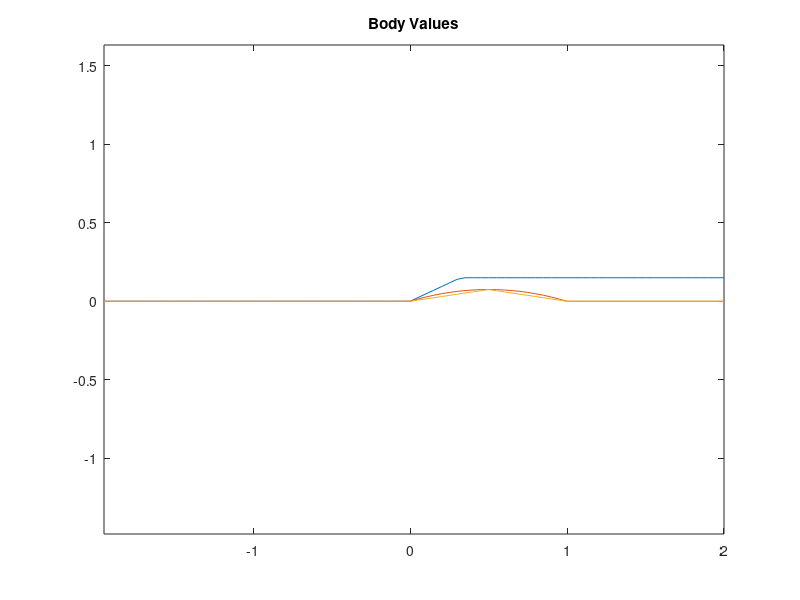
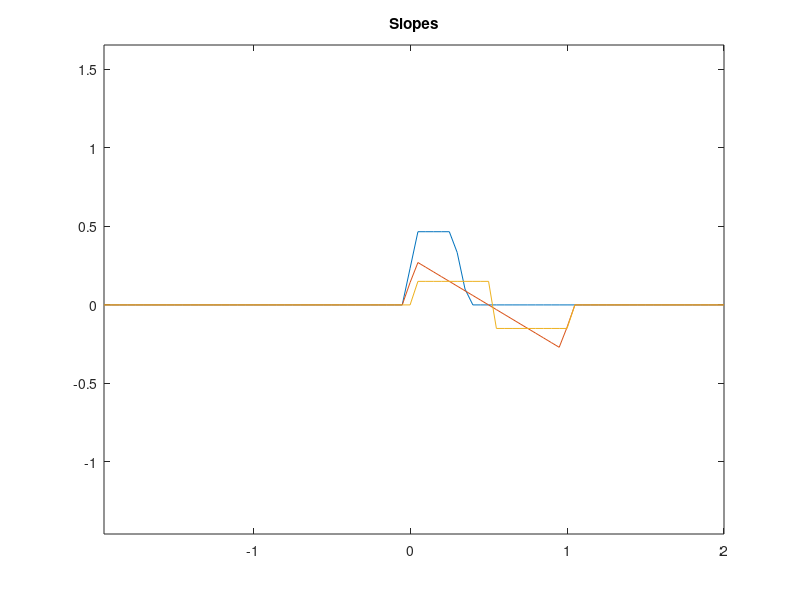

Recreate these plots in MATLAB, in order. (Note: this script raises an error after producing the figures.)
clc;
close all;
clear;

%% GR - grid information, such as the meshfield, grid spacing (dx, dy, etc.)
% Define Grid
GR.dx = 0.05;
GR.dy = 0.08;

% Field Axis Values
y_max = 7;
x_max = 1 + 20*GR.dx;
x_min = -39*GR.dx; %(-19*dx);
GR.x_vals = x_min:GR.dx:x_max;
GR.y_vals = 0:GR.dy:y_max;
[GR.XX, GR.YY] = meshgrid(GR.x_vals, GR.y_vals);

%% FL - fluid parameters
FL.gam = 1.4; % heat 
FL.M0 = 1.401;

%% CT - simulation control, including tolerances, viscous factor gain, etc.
CT.v_coeff = 1.5;
CT.tol = 1e-5;
CT.alpha = 25;
CT.dt = 0.005;
CT.t_rho = 0;   

%% Boundary Conditions

% Body Values - Ramp
tau = 0.15;
m_x = tand(25); % dy/dx
x_vals = GR.x_vals;
YY_B = [zeros(size(x_vals(x_vals <0))), ...
        m_x.*x_vals((x_vals>=0)&(x_vals <= (tau/m_x))),...
        tau.*ones(size(x_vals(x_vals > (tau/m_x))))];
dyBdx = zeros(size(YY_B));

for i = 2:(length(YY_B)-1)
   dyBdx(i) = (YY_B(i+1) - YY_B(i-1))/(2*GR.dx);
end

% Compare with Parabolic Airfoil
YY_P = [zeros(size(x_vals(x_vals <0))), ...
        2*tau.*x_vals((x_vals>=0)&(x_vals <=1)).*(1- x_vals((x_vals>=0)&(x_vals <=1))),...
        zeros(size(x_vals(x_vals >1)))];
dyPdx = zeros(size(YY_P));

for i = 2:(length(YY_P)-1)
   dyPdx(i) = (YY_P(i+1) - YY_P(i-1))/(2*GR.dx);
end

% Compare with equivalent wedge
YY_W = [zeros(size(x_vals(x_vals <0))), ...
        tau.*x_vals((x_vals>=0)&(x_vals <=0.5)),...
        tau.*(1- x_vals((x_vals>0.5)&(x_vals <=1))),...
        zeros(size(x_vals(x_vals >1)))];
dyWdx = zeros(size(YY_W));

for i = 2:(length(YY_W))
   dyWdx(i) = (YY_W(i) - YY_W(i-1))/(GR.dx);
end

figure();plot(x_vals, YY_B, x_vals, YY_P, x_vals, YY_W);
title('Body Values');
axis equal
figure();plot(x_vals, dyBdx, x_vals, dyPdx, x_vals, dyWdx);
title('Slopes');
axis equal

BC.Vy_II = zeros(size(GR.YY(end,:)));
BC.Vx_II = ones(size(GR.XX(end,:)));
BC.Vx_I = ones(size(GR.XX(:,1)));
BC.PHI_II = GR.XX(end,:);
BC.PHI_I = GR.XX(:,1);
BC.dyBdx = dyBdx;

%% RUN CALCULATION

close all;
[OUT] = tsf_cart(GR, FL, BC, CT);

%% POST PROCESS

folderName = ['M_' num2str(FL.M0)];
geomName = 'ramp';

post_process(OUT, GR, geomName, folderName);